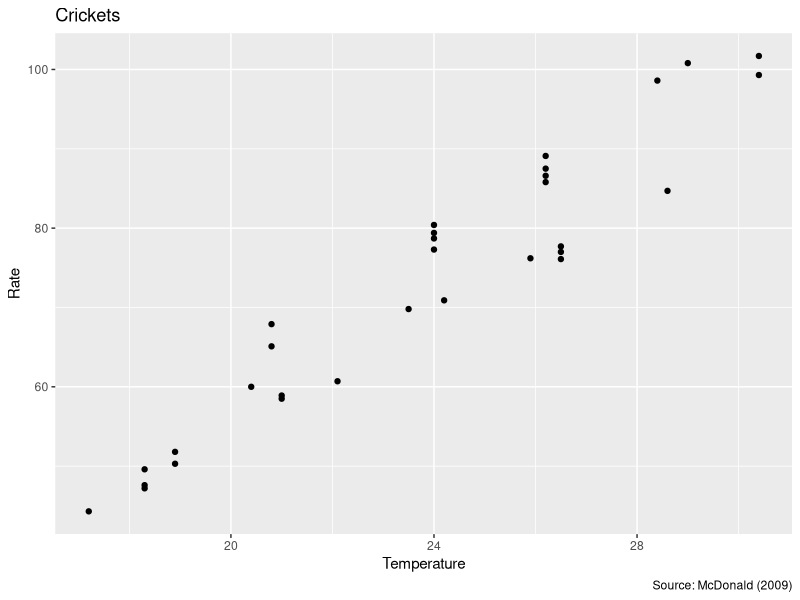
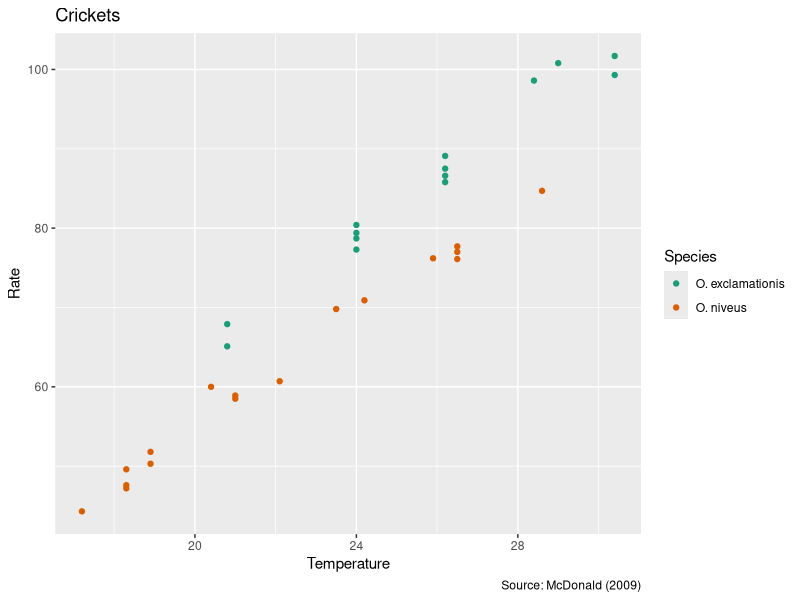
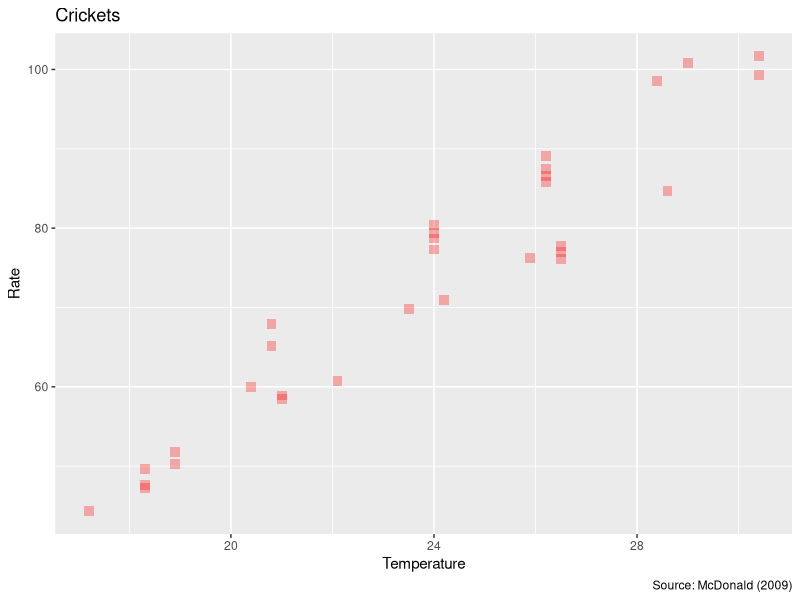
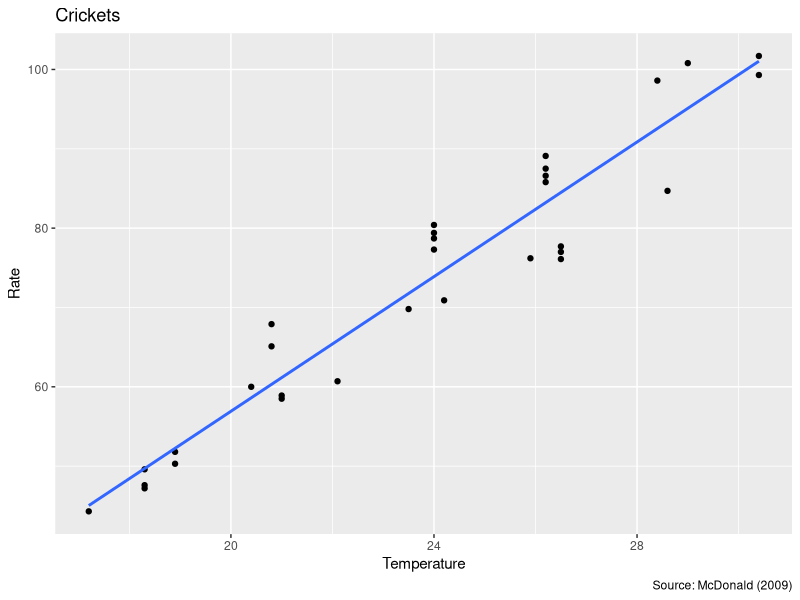
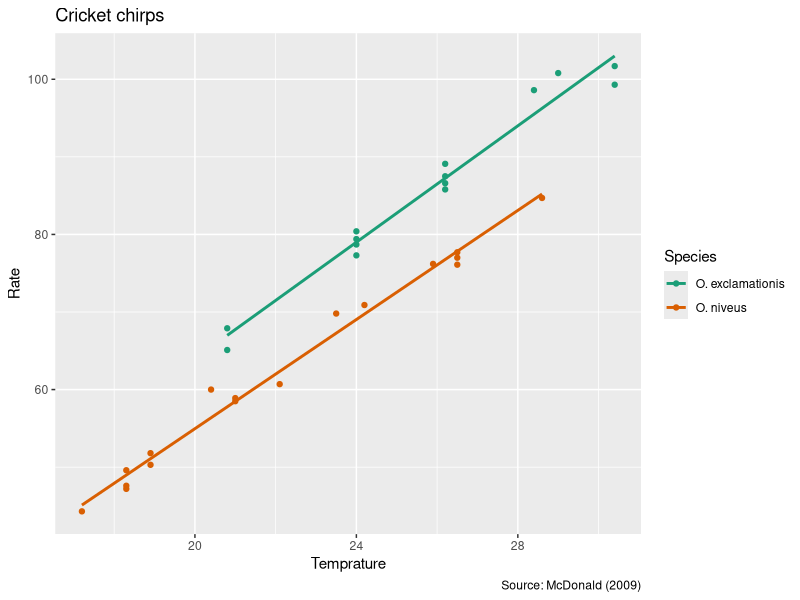
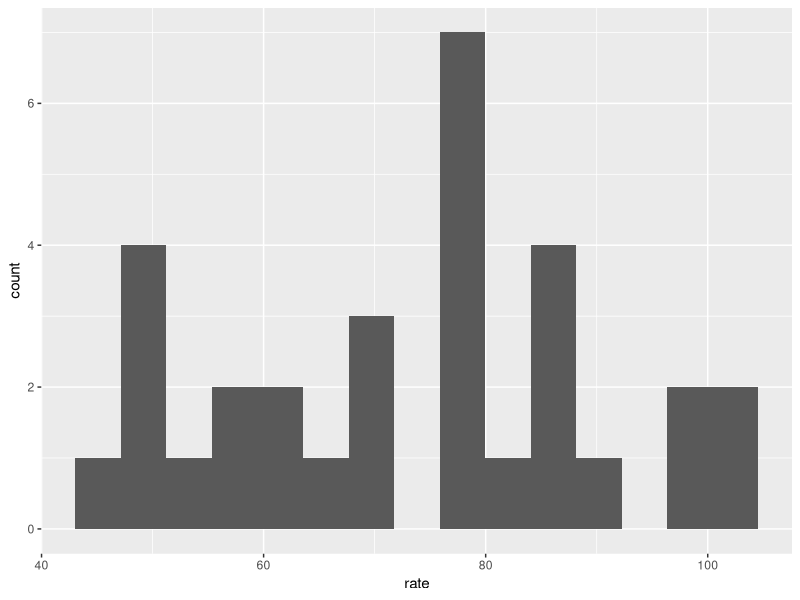
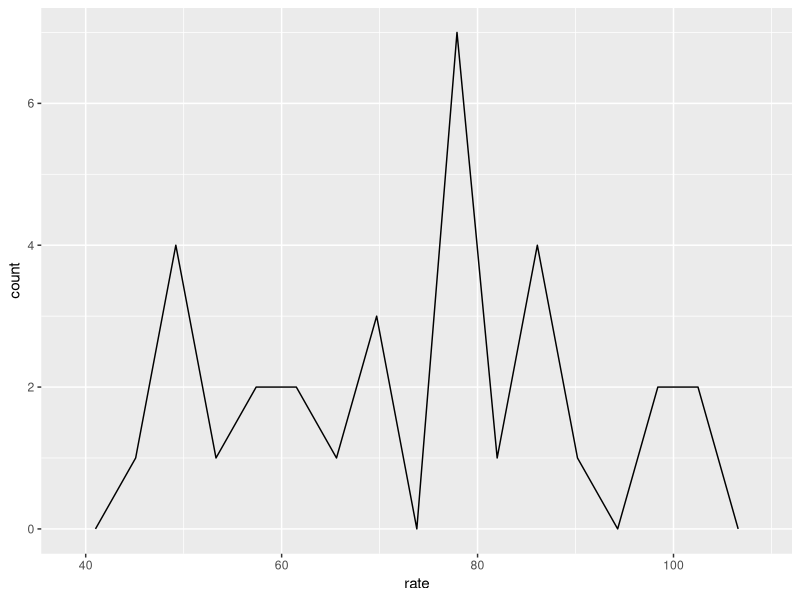
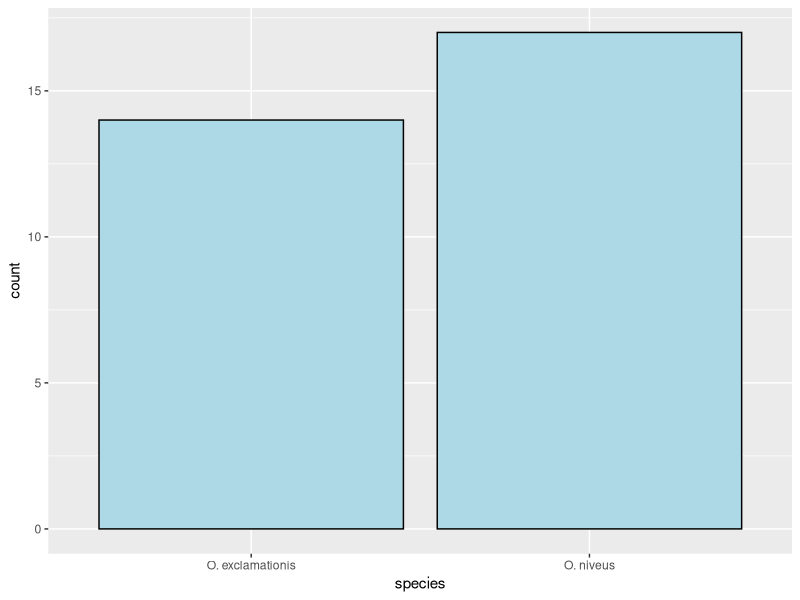

Recreate these plots in R, in order.
library(tidyverse)
library(modeldata)
?ggplot

?crickets
View(crickets)

# The basics

ggplot(crickets, aes(x = temp, 
                     y = rate)) +
  geom_point() + labs(x = "Temperature",
                      y = "Rate",
                      title = "Crickets",
                      caption= "Source: McDonald (2009)")

ggplot(crickets, aes(x = temp, 
                     y = rate, color = species)) +
  geom_point() + labs(x = "Temperature",
                      y = "Rate",
                      color = "Species",
                      title = "Crickets",
                      caption= "Source: McDonald (2009)") + scale_color_brewer(palette = "Dark2")

# Modifying the basic properties of the plot

ggplot(crickets, aes(x = temp, 
                     y = rate)) +
  geom_point(color = "red", size = 3, alpha = 0.3, shape = "square") + labs(x = "Temperature",
                      y = "Rate",
                      title = "Crickets",
                      caption= "Source: McDonald (2009)")

# Learn more about <anything> by using ?<anything>

# Adding another layer

ggplot(crickets, aes(x = temp, y = rate)) +
  geom_point() + 
  geom_smooth(method = "lm", se = FALSE) +  
  labs(x = "Temperature", 
       y = "Rate",
       title = "Crickets",
       caption= "Source: McDonald (2009)")

ggplot(crickets, aes(x = temp, y = rate, color = species)) +
  geom_point() + 
  geom_smooth(method = "lm", se = FALSE) +
  labs (x = "Temprature",
        y = "Rate",
        color = "Species",
        title = "Cricket chirps",
        caption = "Source: McDonald (2009)") +
  scale_color_brewer(palette = "Dark2")

# Other plots

ggplot(crickets, aes(x = rate)) +
  geom_histogram(bins = 15)

ggplot(crickets, aes(x = rate)) +
  geom_freqpoly(bins = 15)

ggplot(crickets, aes(x = species)) + 
  geom_bar(color = "black", fill = "lightblue")

ggplot(crickets, aes(x = species, fill = species)) +
  geom_bar(show.legend = FALSE) +
  scale_color_brewer(palette = "Dark2")

ggplot(crickets, aes(x = species, y = rate, color = species)) +
  geom_boxplot(show.legend = FALSE) +
  scale_color_brewer(palette = "Dark2") +
  theme_minimal()

?theme_minimal

# faceting

# not great:
ggplot(crickets, aes(x = rate, fill = species)) + 
  geom_histogram(bins = 15) + 
  scale_fill_brewer(palette = "Dark2")

ggplot(crickets, aes(x = rate, fill = species)) + 
  geom_histogram(bins = 15, show.legend = FALSE) + 
  facet_wrap(~species) + 
  scale_fill_brewer(palette = "Dark2") +
  theme_minimal()

?facet_wrap

ggplot(crickets, aes(x = rate, fill = species)) + 
  geom_histogram(bins = 15,
                 show.legend = FALSE) + 
  facet_wrap(~species,
             ncol = 1) +
  scale_fill_brewer(palette = "Dark2")
